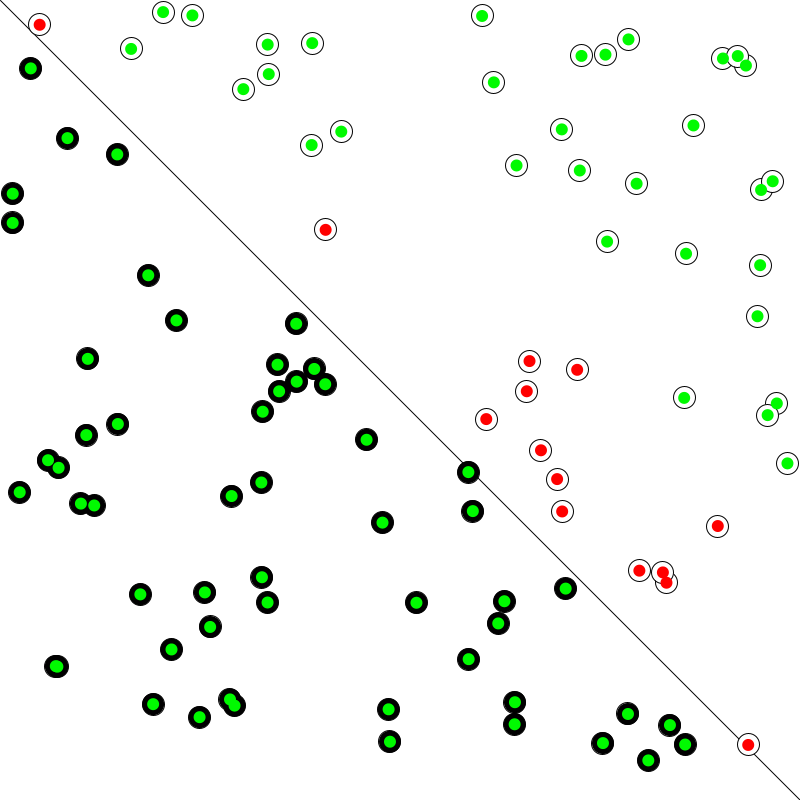
Frame 1 (no input)
Frame 60 (the mouse pressed at the canvas centre just before this capture): identical to frame 1, image omitted
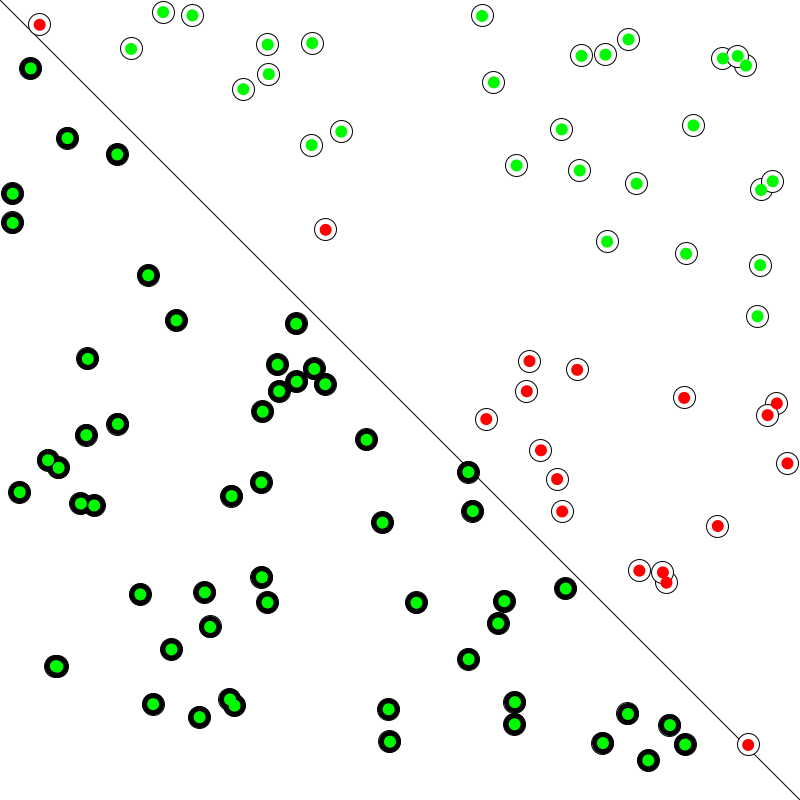
Frame 120 (the mouse held since frame 60 and released just before this capture)

The Processing sketch that drew these frames (run headless with seeded random() and noise(); from frame 60 on, the mouse is pressed at the canvas centre):

// Processing sketch: sketch_171009a
// ── sketch_171009a.pde
Perceptron brain;

Point[] points = new Point[100];

void setup() {
  size(800, 800);

  brain = new Perceptron();

  for (int i = 0; i < points.length; i++) {
    points[i] = new Point();
  }

  float[] inputs = { -1, 1 };

  int guess = brain.guess(inputs);
  println(guess);
}

void draw() {
  background(255);
  stroke(0);
  line(0, 0, width, height);
  for (Point pt : points) {
    pt.show();
  }

  for (Point pt : points) {
    float[] inputs = { pt.x, pt.y };
    int target = pt.label;
    //brain.train(inputs, target);

    int guess = brain.guess(inputs);
    if (guess == target) {
      fill(0, 250, 0);
    } else {
      fill(255, 0, 0);
    }
    noStroke();
    ellipse(pt.x, pt.y, 12, 12);
  }
}

void mousePressed() {
  for (Point pt : points) {
    float[] inputs = { pt.x, pt.y };
    int target = pt.label;
    brain.train(inputs, target); 
  }
}
// ── CurrentLine.pde
float calcB(float w0, float w1) {
  return -w0 / w1;
}

class CurrentLine {
  float b = 0;

  CurrentLine(float w0, float w1) {
    b = calcB(w0, w1);
  }

  void calcNewB(float w0, float w1) {
    b = calcB(w0, w1);
  }

  void draw() {
    float y0 = -1000;
    float x0 = y0 / b;
    float y1 = 1000;
    float x1 = y1 / b;

    stroke(204, 102, 0);
    line(x0, y0, x1, y1);
  }
}
// ── Perceptron.pde
// activation function
int sign(float n) {
  if (n >= 0) {
    return 1;
  }
  return -1;
}

class Perceptron {
  float[] weights = new float[2];
  float learningRate = 0.1;

  // Constructor
  Perceptron() {
    // Initialize the weights randomly
    for (int i = 0; i < weights.length; i++) {
     weights[i] =  random(-1, 1);
    }
  }

  int guess(float[] inputs) {
    float sum = 0;
    for (int i = 0; i < weights.length; i++) {
     sum += inputs[i] * weights[i];
    }

    int output = sign(sum);
    return output;
  }

  void train(float[] inputs, int target) {
    int guess = guess(inputs);
    int error = target - guess;

    // Tune all the weights
    for (int i = 0; i < weights.length; i++) {
      weights[i] += error * inputs[i] * learningRate;
    }
  }

}
// ── Training.pde
class Point {
  float x;
  float y;
  int label;

  Point() {
   x = random(width);
   y = random(height); 

   if (x > y) {
     label = 1;
   } else {
     label = -1;
   }
  }

  void show() {
    stroke(0);
    if (label == 1) {
      fill(255);
    } else {
      fill(0);
    }

    ellipse(x, y, 22, 22);
  }
}
